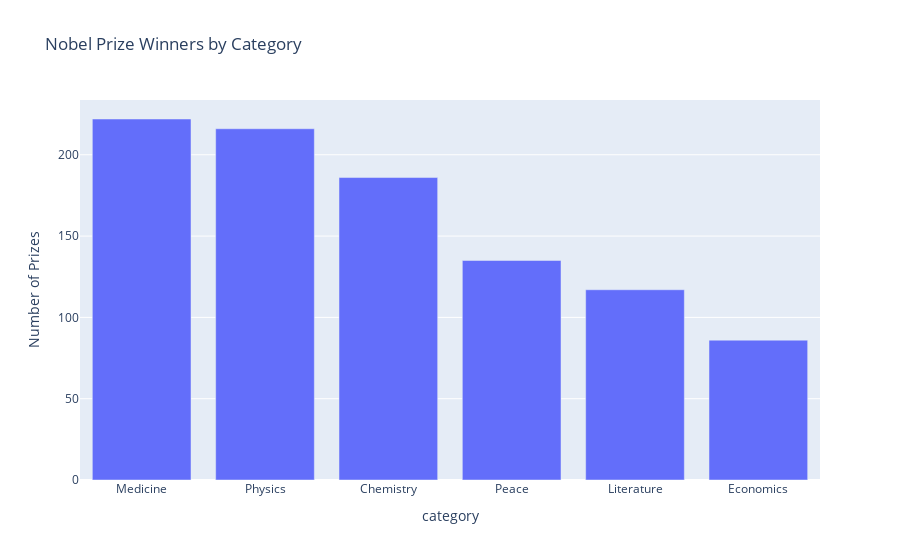

Write notebook code for a chart like this one.
### Code cell
category_bar.show()

### Figure 1 — Plotly figure (JSON) as saved in the notebook; plotly's stock layout.template omitted (floating-point values rounded to 4 significant figures)
{"data": [{"alignmentgroup": "True", "hovertemplate": "category=%{x}<br>Number of Prizes=%{y}<extra></extra>", "legendgroup": "", "marker": {"color": "#636efa", "pattern": {"shape": ""}}, "name": "", "offsetgroup": "", "orientation": "v", "showlegend": false, "textposition": "auto", "type": "bar", "x": ["Medicine", "Physics", "Chemistry", "Peace", "Literature", "Economics"], "xaxis": "x", "y": [222, 216, 186, 135, 117, 86], "yaxis": "y"}], "layout": {"barmode": "relative", "legend": {"tracegroupgap": 0}, "title": {"text": "Nobel Prize Winners by Category"}, "xaxis": {"anchor": "y", "domain": [0, 1], "title": {"text": "category"}}, "yaxis": {"anchor": "x", "domain": [0, 1], "title": {"text": "Number of Prizes"}}}}
